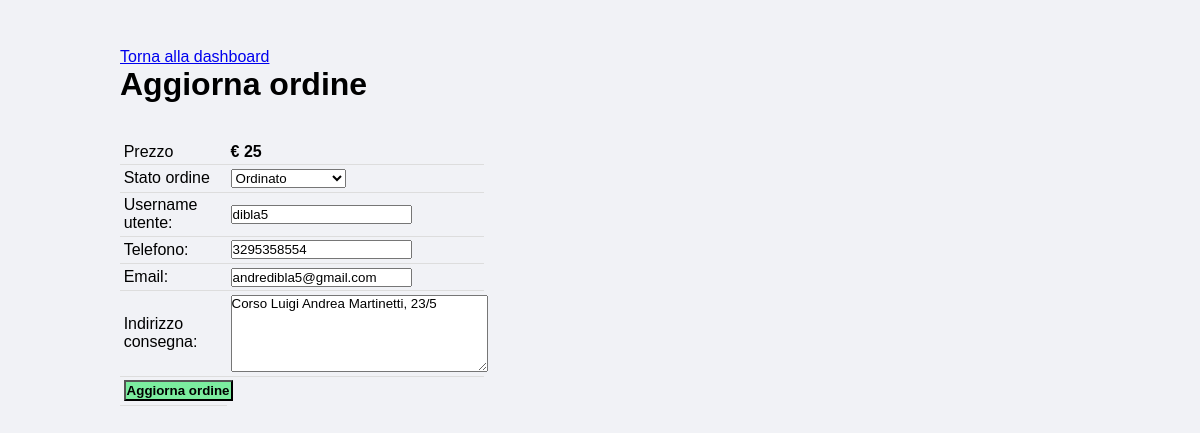
The app's page /pages/admin/pages/aggiornaOrdine.php?id=199223125 with its own data.
### tables this page shows
CREATE TABLE `ordine` (
  `id` int(11) NOT NULL,
  `dataOraOrdine` varchar(255) DEFAULT NULL,
  `indirizzo` varchar(255) DEFAULT NULL,
  `statoOrdine` int(11) DEFAULT NULL,
  `prezzo` int(11) NOT NULL,
  `usernameUtente` varchar(25) DEFAULT NULL
);

CREATE TABLE `utente` (
  `username` varchar(25) NOT NULL,
  `nome` varchar(255) NOT NULL,
  `cognome` varchar(255) NOT NULL,
  `numTelefono` varchar(10) NOT NULL,
  `email` varchar(255) NOT NULL,
  `password` varchar(255) NOT NULL
);

### pages/admin/pages/aggiornaOrdine.php (the view, shortened to what this page needs)
<?php
  require_once('../../connessione.php');
?>
<link rel="stylesheet" type="text/css" href="../css/style.css">
<div class="main-content">
    <div class="wrapper">
         <a href="../index.php">Torna alla dashboard</a>
        <h1>Aggiorna ordine</h1>
        <br><br>
        <?php
            if(isset($_GET['id'])){
                $sql = "SELECT * FROM Ordine ORDER BY id DESC";
                $res = mysqli_query($conn, $sql);
                $count = mysqli_num_rows($res);
                if($count==1){
                    while($row=mysqli_fetch_assoc($res)){
                        $customer_address = $row['indirizzo'];
                        $customer_name = $row['usernameUtente'];
                        $price = $row['prezzo'];
                        $status = $row['statoOrdine'];
                        $query = "SELECT * FROM Utente WHERE username = '$customer_name'";
                        $res = $conn -> query($query);
                        if($res -> num_rows > 0){
                            while($row = $res -> fetch_assoc()){
                                $customer_contact = $row['numTelefono'];
                                $customer_email = $row['email'];
                            }
                        }
                       }
                }
            }
            else{
                header('location: gestisciOrdine.php');
            }
        ?>
        <form action="aggiornaOrdine.php" method="POST">
            <table class="tbl-30">
                <tr>
                    <td>Prezzo</td>
                    <td>
                        <b> € <?php echo $price; ?></b>
                    </td>
                </tr>
                <tr>
                    <td>Stato ordine</td>
                    <td>
                        <select name="status">
                            <option <?php if($status==1){echo "Ordinato";} ?> value="Ordinato">Ordinato</option>
                        </select>
                    </td>
                </tr>
                <tr>
                    <td>Username utente: </td>
                    <td>
                        <input type="text" name="customer_name" value="<?php echo $customer_name; ?>">
                    </td>
                </tr>
                <tr>
                    <td>Telefono: </td>
                    <td>
                        <input type="text" name="customer_contact" value="<?php echo $customer_contact; ?>">
                    </td>
                </tr>
                <tr>
                    <td>Email: </td>
                    <td>
                        <input type="text" name="customer_email" value="<?php echo $customer_email; ?>">
                    </td>
                </tr>
                <tr>
                    <td>Indirizzo consegna: </td>
                    <td>
                        <textarea name="customer_address" cols="30" rows="5"><?php echo $customer_address; ?></textarea>
                    </td>
                </tr>
                <tr>
                    <td clospan="2">
                        <input type="submit" name="submit" value="Aggiorna ordine" class="btn-secondary">
                    </td>
                </tr>
            </table>
        </form>
    </div>
</div>

### pages/admin/css/style.css (style rules this page uses)
* { margin: 0; padding: 0; font-family: Arial, Helvetica, sans-serif; }
.wrapper { padding: 1%; width: 80%; height: 83%; margin: 0 auto; }
.tbl-30 { width: 30%; }
table { border-collapse: collapse; width: 100%; }
th, td { padding: 8px; text-align: left; border-bottom: 1px solid #ddd; }
table tr td { padding: 1%; }
.btn-secondary { background-color: #7bed9f; padding: 1%; color: black; text-decoration: none; font-weight: bold; }
.main-content { background-color: #f1f2f6; padding: 3% 0; }

### records on screen
ordine: prezzo "25", customer_name "dibla5", customer_address "Corso Luigi Andrea Martinetti, 23/5"
utente: customer_contact "3295358554", customer_email "andredibla5@gmail.com"
